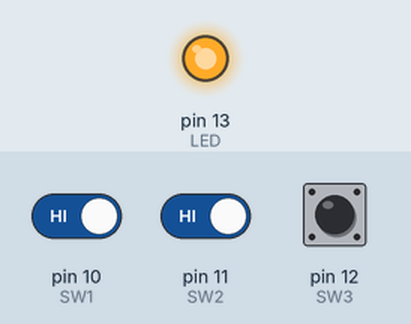
A sketch run on a simulated Arduino Uno, built with avr-gcc and run on an emulated ATmega328P. Parts: output pins drawn as LEDs (lit = HIGH). The test bench sets the inputs (shaded band); at power-on: pin 10 (SW1) HIGH, pin 11 (SW2) HIGH, pin 12 (SW3) HIGH.

Above: at 1.2 s.
1.3 s: pin 10 (SW1) driven LOW and pin 11 (SW2) driven LOW
At 2.5 s:
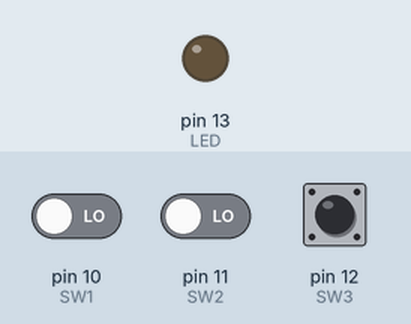
2.8 s: pin 10 (SW1) driven HIGH
At 3.9 s:
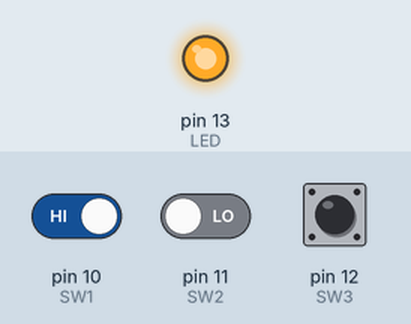
4.3 s: pin 10 (SW1) driven LOW
At 5.0 s:
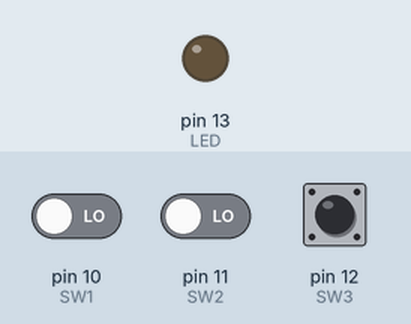
Timing chart, 0 to 7.3 s (numbered marks = the images above; inputs shaded):
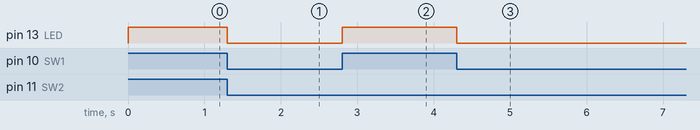

The sketch:

prb03.ino
```cpp
#define SW1 10
#define SW2 11
#define SW3 12
#define LED 13

void setup() {
  pinMode(LED, OUTPUT);
}

void loop() {
  int sum = digitalRead(SW1) + digitalRead(SW2) + digitalRead(SW3);
  digitalWrite(LED, sum >= 2); // logical operator turns it 0 or 1
}
```

Measured:
- after the input at 1.3 s, pin 13 (LED): HIGH → LOW at once
- after the input at 2.8 s, pin 13 (LED): LOW → HIGH at once
- after the input at 4.3 s, pin 13 (LED): HIGH → LOW at once
